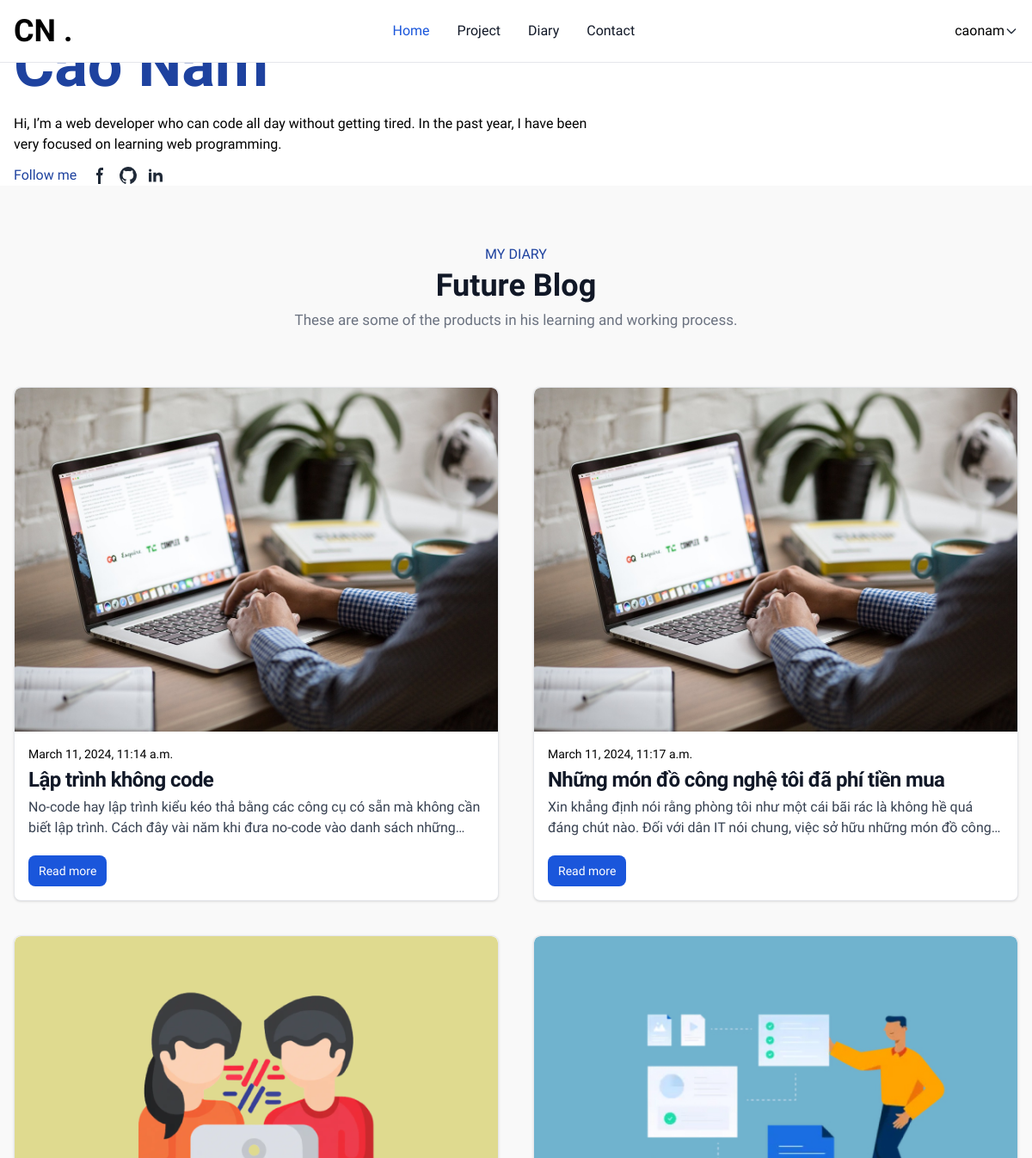
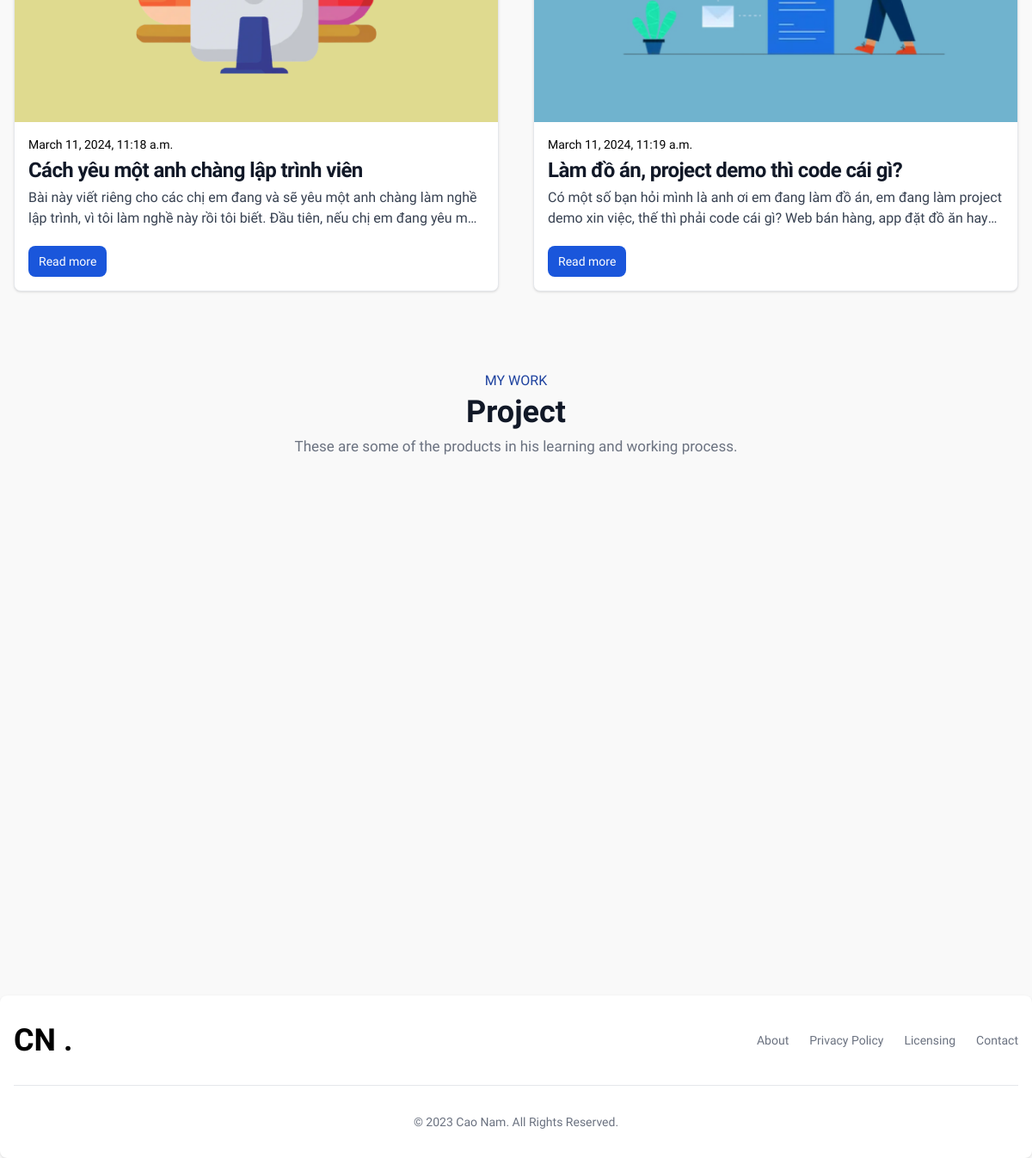
The app's page / (signed in) with its own data (2 pictures, top to bottom).
### TrangChinh/models.py (models this page shows, shortened)
class Image(models.Model):
    image = models.ImageField(upload_to='images/')

class NhatKy(models.Model):
    title = models.CharField(max_length=200)
    content = models.TextField()
    created_at = models.DateTimeField(auto_now_add=True)
    updated_at = models.DateTimeField(auto_now=True)
    views = models.IntegerField(default=0)
    description = models.TextField()
    content = MarkdownxField()
    images = models.ManyToManyField('Image', blank=True)

### TrangChinh/views.py (the view)
# urls.py: 2. Add a URL to urlpatterns:  path('', views.home, name='home')
def home(request):
    posts = NhatKy.objects.all()
    for post in posts:
        print(post.created_at)
    return render(request, "myBlog/index.html", {"posts": posts})

### TrangChinh/templates/myBlog/index.html (shortened to what this page needs)
{% extends "myBlog/_base.html" %} {% block content %}
<div class="">
  <div class="flex flex-col bg-white">
    <div class="container grid grid-cols-12 items-center">
      <div class="col-span-7">
        <div class="home__banner--label mt-4 headline">
        </div>
        <div class="text-7xl font-bold home__banner--label text-primary">
          Cao Nam
        </div>
        <p class="mt-5 text-base home__banner--label">
          Hi, I’m a web developer who can code all day without getting tired. In
          the past year, I have been very focused on learning web programming.
        </p>
        <div class="flex items-center gap-4 mt-3">
          <div class="text-primary font-medium home__banner--label">
            Follow me
          </div>
          <div class="flex items-center gap-2 home__banner--label">
            <span
              ><a href="https://www.facebook.com/Mikuuu7"
                ><svg
                  class="w-6 h-6 text-gray-800 dark:text-white"
                  aria-hidden="true"
                  xmlns="http://www.w3.org/2000/svg"
                  fill="currentColor"
                  viewBox="0 0 24 24"
                >
                  <path
                    fill-rule="evenodd"
                    d="M13.1 6H15V3h-1.9A4.1 4.1 0 0 0 9 7.1V9H7v3h2v10h3V12h2l.6-3H12V6.6a.6.6 0 0 1 .6-.6h.5Z"
                    clip-rule="evenodd"
                  /></svg
              ></a>
            </span>
            <span>
              <a href="https://github.com/caonam030402"
                ></a>
            </span>
            <span
              ><a href="https://github.com/caonam030402"
                ></a>
            </span>
          </div>
        </div>
      </div>
      <div
        class="col-span-7 h-[90%] overflow-hidden rounded-full bg-blue-700/0 lg:col-span-5"
      >
      </div>
    </div>
  </div>
  <div class="py-3">
    <div class="container" id="blog">
      <div class="text-center mt-14">
        <div class="font-medium text-primary lg:text-base">MY DIARY</div>
        <div
          class="mt-1 mb-2 text-2xl font-extrabold text-gray-900 dark:text-white md:text-4xl"
        >
          Future Blog
        </div>
        <div
          class="mb-4 md:mb-10 text-[14px] font-normal text-gray-500 dark:text-gray-400 md:text-[17px] lg:mb-16"
        >
          These are some of the products in his learning and working process.
        </div>
      </div>
      <div class="grid grid-cols-2 gap-10 home__catagogy--item-3">
        {% for post in posts %}
        <div
          class="bg-white border border-gray-200 rounded-lg shadow overflow-hidden dark:bg-gray-800 dark:border-gray-700"
        >
          <a href="{% url 'post_detail' pk=post.pk %}">
            {% for image in post.images.all %}
            <img
              class="rounded-t-lg w-full h-[400px] object-cover"
              src="{{  image.image.url }}"
              alt=""
            />
            {% endfor %}
          </a>
          <div class="p-4">
            <div class="text-sm mb-1">{{ post.created_at }}</div>
            <a href="{% url 'post_detail' pk=post.pk %}">
              <h5
                class="mb-1 text-2xl font-bold tracking-tight text-gray-900 dark:text-white"
              >
                {{ post.title }}
              </h5>
            </a>
            <p
              class="mb-3 font-normal text-gray-700 dark:text-gray-400"
              style="
                overflow: hidden;
                text-overflow: ellipsis;
                display: -webkit-box;
                -webkit-line-clamp: 2;
                -webkit-box-orient: vertical;
              "
            >
              {{ post.description }}
            </p>
            <a
              href="{% url 'post_detail' pk=post.pk %}"
              class="inline-flex items-center px-3 py-2 mt-2 text-sm font-medium text-center text-white bg-blue-700 rounded-lg hover:bg-blue-800 focus:ring-4 focus:outline-none focus:ring-blue-300 dark:bg-blue-600 dark:hover:bg-blue-700 dark:focus:ring-blue-800"
            >
              Read more
            </a>
          </div>
        </div>
        {% endfor %}
      </div>
    </div>
  </div>
  <a id="project">
    <div class="container">
      <div class="text-center mt-20">
        <div class="font-medium text-primary lg:text-base">MY WORK</div>
        <div
          class="mt-1 mb-2 text-2xl font-extrabold text-gray-900 dark:text-white md:text-4xl"
        >
          Project
        </div>
        <div
          class="mb-4 md:mb-10 text-[14px] font-normal text-gray-500 dark:text-gray-400 md:text-[17px] lg:mb-16"
        >
          These are some of the products in his learning and working process.
        </div>
      </div>
      </div
  ></a>
</div>
{% endblock content %}

### TrangChinh/templates/myBlog/_base.html (shortened to what this page needs)
{% load static %}
<!DOCTYPE html>
<html lang="en">
  <head>
    <link rel="stylesheet" href="{% static 'css/output.css' %}" />
  </head>
  <body class="bg-[#F9F9F9]">
    <nav
      class="bg-white dark:bg-gray-900 fixed w-full z-20 top-0 start-0 border-b border-gray-200 dark:border-gray-600 backdrop:blur-md"
    >
      <div
        class="max-w-screen-xl flex flex-wrap items-center justify-between mx-auto p-4"
      >
        <a href="/" class="flex items-center space-x-3 rtl:space-x-reverse">
          <span
            class="self-center text-4xl font-bold whitespace-nowrap dark:text-white"
            >CN .</span
          >
        </a>
        <div class="flex md:order-2 items-center">
          {% if user.is_authenticated %}
          <button id="dropdownDefaultButton" data-dropdown-toggle="dropdown">
            {{ user.username }}
          </button>
          <svg
            class="w-4 h-4 text-gray-800 dark:text-white"
            aria-hidden="true"
            xmlns="http://www.w3.org/2000/svg"
            fill="none"
            viewBox="0 0 24 24"
          >
            <path
              stroke="currentColor"
              stroke-linecap="round"
              stroke-linejoin="round"
              stroke-width="2"
              d="m19 9-7 7-7-7"
            />
          </svg>
          {% endif %}
        </div>
        <div
          class="items-center justify-between hidden w-full md:flex md:w-auto md:order-1"
          id="navbar-sticky"
        >
          <ul
            class="flex flex-col p-4 md:p-0 mt-4 font-medium border border-gray-100 rounded-lg bg-gray-50 md:space-x-8 rtl:space-x-reverse md:flex-row md:mt-0 md:border-0 md:bg-white dark:bg-gray-800 md:dark:bg-gray-900 dark:border-gray-700"
          >
            <li>
              <a
                href="#"
                class="block py-2 px-3 text-white bg-blue-700 rounded md:bg-transparent md:text-blue-700 md:p-0 md:dark:text-blue-500"
                aria-current="page"
                >Home</a
              >
            </li>
            <li>
              <a
                href="#project"
                class="block py-2 px-3 text-gray-900 rounded hover:bg-gray-100 md:hover:bg-transparent md:hover:text-blue-700 md:p-0 md:dark:hover:text-blue-500 dark:text-white dark:hover:bg-gray-700 dark:hover:text-white md:dark:hover:bg-transparent dark:border-gray-700"
                >Project</a
              >
            </li>
            <li>
              <a
                href="#blog"
                class="block py-2 px-3 text-gray-900 rounded hover:bg-gray-100 md:hover:bg-transparent md:hover:text-blue-700 md:p-0 md:dark:hover:text-blue-500 dark:text-white dark:hover:bg-gray-700 dark:hover:text-white md:dark:hover:bg-transparent dark:border-gray-700"
                >Diary</a
              >
            </li>
            <li>
              <a
                href="#contact"
                class="block py-2 px-3 text-gray-900 rounded hover:bg-gray-100 md:hover:bg-transparent md:hover:text-blue-700 md:p-0 md:dark:hover:text-blue-500 dark:text-white dark:hover:bg-gray-700 dark:hover:text-white md:dark:hover:bg-transparent dark:border-gray-700"
                >Contact</a
              >
            </li>
          </ul>
        </div>
      </div>
    </nav>
    <div class="mx-auto mb-10">{% block content %} {% endblock content %}</div>
    <footer class="bg-white rounded-lg shadow dark:bg-gray-900">
      <div class="w-full max-w-screen-xl mx-auto p-4 md:py-8">
        <div class="sm:flex sm:items-center sm:justify-between">
          <a
            href="https://flowbite.com/"
            class="flex items-center mb-4 sm:mb-0 space-x-3 rtl:space-x-reverse"
          >
            <span
              class="self-center text-4xl font-bold whitespace-nowrap dark:text-white"
              >CN .</span
            >
          </a>
          <ul
            class="flex flex-wrap items-center mb-6 text-sm font-medium text-gray-500 sm:mb-0 dark:text-gray-400"
          >
            <li>
              <a href="#" class="hover:underline me-4 md:me-6">About</a>
            </li>
            <li>
              <a href="#" class="hover:underline me-4 md:me-6"
                >Privacy Policy</a
              >
            </li>
            <li>
              <a href="#" class="hover:underline me-4 md:me-6">Licensing</a>
            </li>
            <li>
              <a href="#" class="hover:underline">Contact</a>
            </li>
          </ul>
        </div>
        <hr
          class="my-6 border-gray-200 sm:mx-auto dark:border-gray-700 lg:my-8"
        />
        <span
          class="block text-sm text-gray-500 sm:text-center dark:text-gray-400"
          >© 2023 <a class="hover:underline">Cao Nam</a>. All Rights
          Reserved.</span
        >
      </div>
    </footer>
  </body>
</html>

### records on screen
NhatKy: created_at "March 11, 2024, 11:14 a.m.", title "Lập trình không code", description "No-code hay lập trình kiểu kéo thả bằng các công cụ có sẵn mà không cần biết lập trình. Cách đây vài năm khi đưa no-code vào danh sách…"
Image: image (picture)
NhatKy: created_at "March 11, 2024, 11:17 a.m.", title "Những món đồ công nghệ tôi đã phí tiền mua", description "Xin khẳng định nói rằng phòng tôi như một cái bãi rác là không hề quá đáng chút nào. Đối với dân IT nói chung, việc sở hữu những món đồ…"
NhatKy: created_at "March 11, 2024, 11:18 a.m.", title "Cách yêu một anh chàng lập trình viên", description "Bài này viết riêng cho các chị em đang và sẽ yêu một anh chàng làm nghề lập trình, vì tôi làm nghề này rồi tôi biết. Đầu tiên, nếu chị em đang yêu…"
Image: image (picture)
NhatKy: created_at "March 11, 2024, 11:19 a.m.", title "Làm đồ án, project demo thì code cái gì?", description "Có một số bạn hỏi mình là anh ơi em đang làm đồ án, em đang làm project demo xin việc, thế thì phải code cái gì? Web bán hàng, app đặt đồ ăn…"
Image: image (picture)

### other values on screen
{{ user.username }} "caonam"
